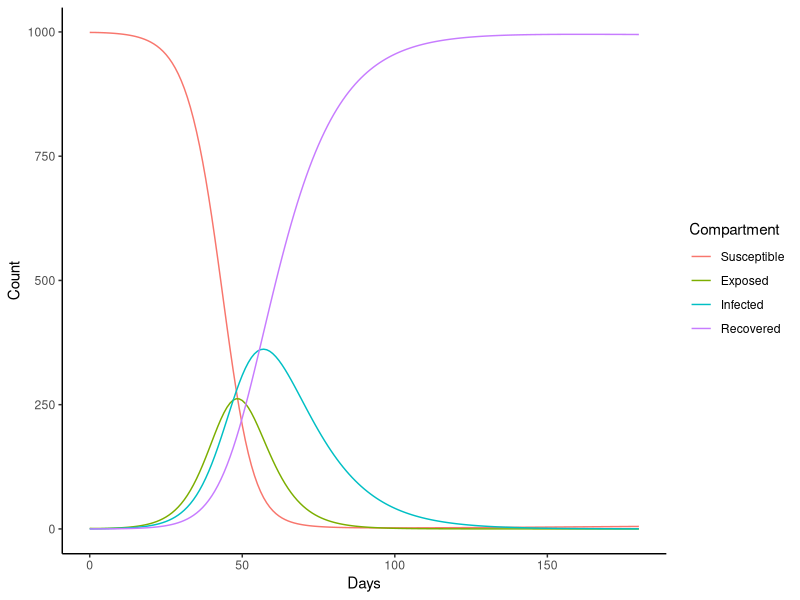
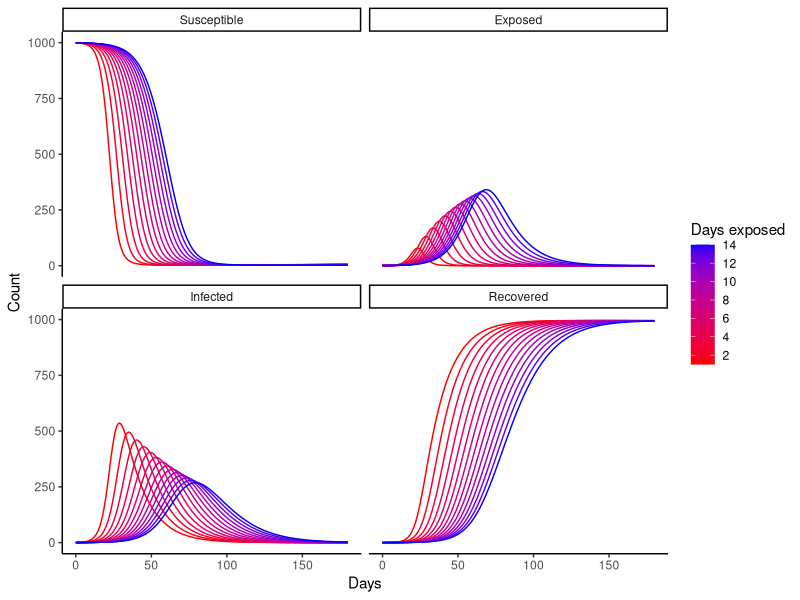
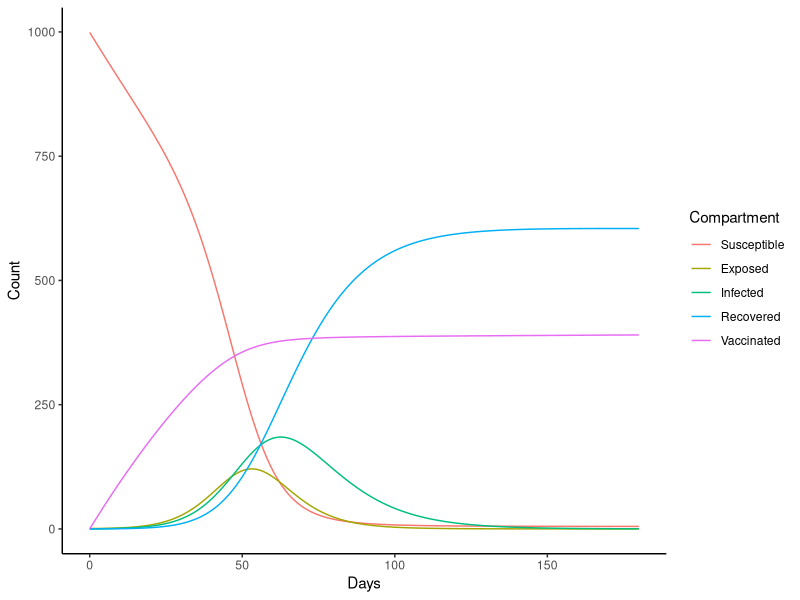
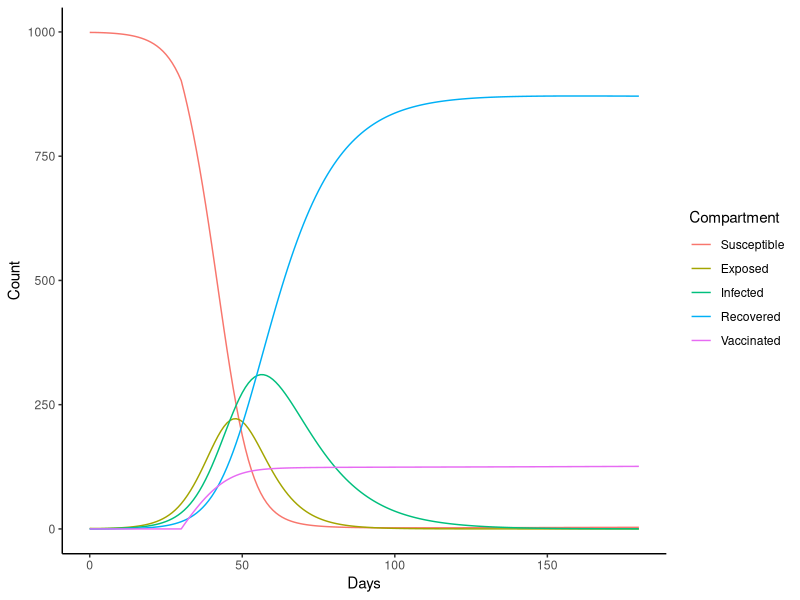
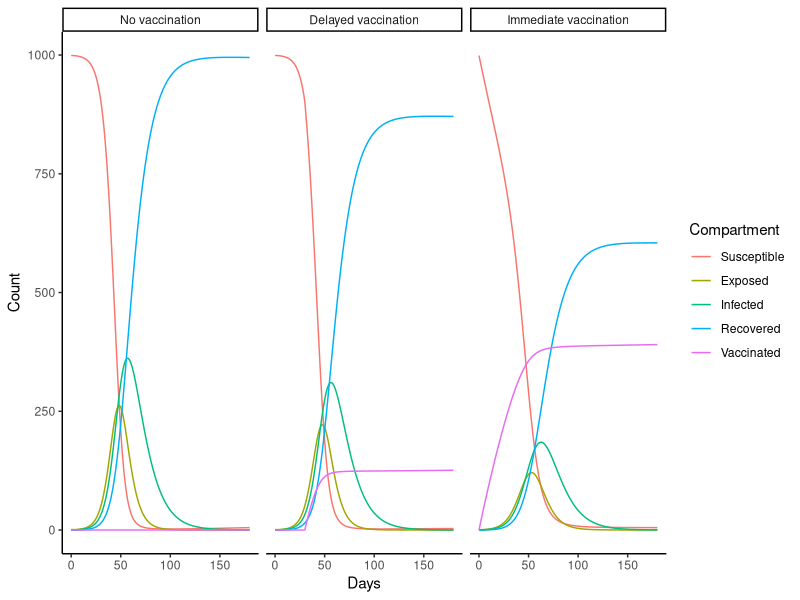

Here is the R script that generated these plots, in order:

#### Set-up ####

library(deSolve) # run every time you start a new R session to load packages
library(tidyverse)
options(scipen = 999) # setting to print numbers without scientific notation

# function for the same ggplot code we'll use to look at output of each model
# in function call, specify output dataframe which must contain time, count, compartment columns
plot_model_sims <- function(output){
  ggplot(data = output, aes(x = time, y = count, color = compartment)) +
    geom_line() + 
    labs(x = "Days", y = "Count", color = "Compartment") +
    theme_classic() 
}

#### Susceptible-Exposed-Infected-Recovered (SEIR) Model ####

# now, we are incorporating a 4th "pre-infectious" state: exposed to infection but not yet infectious (E)
# once infected, susceptible individuals move to the exposed state
# exposed individuals become infectious at a rate delta 
# in new function, write differential equations for rate of change in numbers of S, E, I, R
seir_model <- function(times, states, params){ 
  # creating a list of states and parameters to then reference
  with(as.list(c(states, params)), { 
    # total modeled population
    N <- S+E+I+R
    # force of infection
    lambda <- beta*(I/N)
    # differential equations assuming steady state population: 
    # birth of new s = mortality of s, e, i, r
    dS <- mu*(N-S) - lambda*S 
    dE <- lambda*S - (mu+delta)*E
    dI <- delta*E - (mu+gamma)*I
    dR <- gamma*I - mu*R
    # return the transition rates
    list(c(dS, dE, dI, dR))
  })
}

# specify parameters for differential equations using 1-day time units
params <- c(beta = 0.5, # daily effective contact rate is 0.5
            delta = 1/7, # people are pre-infectious for 1 week on average
            gamma = 1/14, # people are infectious for 2 weeks before recovering
            mu = 1/(60*365.25)) # life expectancy is 60 years

# completely susceptible population during 180 days, recording population sizes each day
states <- c(S = 999, E = 1, I = 0, R = 0) # order matters! must match list of transition rates
times <- seq(from = 0, to = 180, by = 1)

# simulate population by solving differential equations for given states, times, parameters
seir_output <- as.data.frame(
  ode(y = states, times = times, func = seir_model, parms = params)
) 
# manipulate data for plotting: make longer, specify order in which compartments are displayed and their labels
seir_output %>% 
  pivot_longer(cols = c(S, E, I, R), names_to = "compartment", values_to = "count") %>% 
  mutate(compartment = factor(compartment, 
                              levels = c("S", "E", "I", "R"),
                              labels = c("Susceptible", "Exposed", "Infected", "Recovered"))) %>% 
  plot_model_sims()

# what if we really aren't sure what the duration of the pre-infectious period is? how much does our uncertainty matter? 
duration <- seq(from = 1, to = 14, by = 1) # duration could range from 1 day to 2 weeks

# loop through each value of delta and rerun ode function
output <- tibble() # empty dataframe to collect results
for(i in 1:length(duration)){ # rerun ode function for each delta (1/duration)
  params <- c(delta = 1/duration[i], beta = 0.5, gamma = 1/14, mu = 1/(60*365.25)) # beta, gamma, mu stay constant
  out <- as.data.frame(ode(y = states, times = times, func = seir_model, parms = params))  
  out$delta <- params["delta"] # keep track of delta used for each simulation
  output <- bind_rows(output, out) # append each simulation to output
}
# visualize output from simulations
output %>% 
  group_by(delta) %>% 
  pivot_longer(cols = c(S, E, I, R), names_to = "compartment", values_to = "count") %>% 
  mutate(duration_exposed = 1/delta,
         compartment = factor(compartment,
                              levels = c("S", "E", "I", "R"), 
                              labels = c("Susceptible", "Exposed", "Infected", "Recovered"))) %>% 
  ggplot(aes(x = time, y = count, group = duration_exposed, color = duration_exposed)) +
  geom_line() + 
  facet_wrap(~compartment) +
  labs(x = "Days", y = "Count", color = "Days exposed") +
  scale_color_continuous(n.breaks = 8, low = "red", high = "blue") +
  theme_classic() 

#### Adding Vaccination ####

# we can add a vaccinated state (V) to incorporate the process of vaccination
# susceptible individuals are vaccinated at a rate v 
# for simplicity, we assume the vaccine is 100% effective: once vaccinated, individuals cannot become infected
# in new function, write differential equations for rate of change in numbers of S, E, I, R, V
seirv_model <- function(times, states, params){ 
  # creating a list of states and parameters to then reference
  with(as.list(c(states, params)), { 
    # total modeled population
    N <- S+E+I+R+V
    # force of infection
    lambda <- beta*(I/N)
    # differential equations assuming steady state population: 
    # birth of new s = mortality of s, e, i, r, v
    dS <- mu*(N-S) - (v+lambda)*S 
    dE <- lambda*S - (mu+delta)*E
    dI <- delta*E - (mu+gamma)*I
    dR <- gamma*I - mu*R
    dV <- v*S - mu*V
    # return the transition rates
    list(c(dS, dE, dI, dR, dV))
  })
}
# specify parameters for differential equations using 1-day time units - same as before but adding vaccination rate
params <- c(beta = 0.5, # daily effective contact rate is 0.5
            delta = 1/7, # people are pre-infectious for 1 week on average
            gamma = 1/14, # people are infectious for 2 weeks before recovering
            mu = 1/(60*365.25), # life expectancy is 60 years
            v = 0.01) # daily vaccination rate

# completely susceptible population during 180 days, recording population sizes each day
states <- c(S = 999, E = 1, I = 0, R = 0, V = 0) 
times <- seq(from = 0, to = 180, by = 1)

# simulate population by solving differential equations for given states, times, parameters
seirv_output <- as.data.frame(
  ode(y = states, times = times, func = seirv_model, parms = params)
) 
# manipulate data for plotting: make longer, specify order in which compartments are displayed and their labels
seirv_output %>% 
  pivot_longer(cols = c(S, E, I, R, V), names_to = "compartment", values_to = "count") %>% 
  mutate(compartment = factor(compartment,
                              levels = c("S", "E", "I", "R", "V"), 
                              labels = c("Susceptible", "Exposed", "Infected", "Recovered", "Vaccinated"))) %>% 
  plot_model_sims()

#### Adding time dependency ####

# what if the start of vaccination is delayed?
# adding this time dependency to the seirv function
seirv_delay_model <- function(times, states, params){ 
  # creating a list of states and parameters to then reference
  with(as.list(c(states, params)), { 
    # total modeled population
    N <- S+E+I+R+V
    # force of infection
    lambda <- beta*(I/N)
    # time-dependent vaccination
    v_t <- if_else(condition = times < delay, true = 0, false = v)
    # differential equations assuming steady state population: 
    # birth of new s = mortality of s, e, i, r, v
    dS <- mu*(N-S) - (v_t+lambda)*S 
    dE <- lambda*S - (mu+delta)*E
    dI <- delta*E - (mu+gamma)*I
    dR <- gamma*I - mu*R
    dV <- v_t*S - mu*V
    # return the transition rates
    list(c(dS, dE, dI, dR, dV))
  })
}

# specify parameters - same as before but adding delay
params <- c(beta = 0.5, # daily effective contact rate is 0.5
            delta = 1/7, # people are pre-infectious for 1 week on average
            gamma = 1/14, # people are infectious for 2 weeks before recovering
            mu = 1/(60*365.25), # life expectancy is 60 years
            v = 0.01,
            delay = 30) # daily vaccination rate

# completely susceptible population during 180 days, recording population sizes each day
states <- c(S = 999, E = 1, I = 0, R = 0, V = 0) 
times <- seq(from = 0, to = 180, by = 1)

# simulate population by solving differential equations for given states, times, parameters
seirv_delay_output <- as.data.frame(
  ode(y = states, times = times, func = seirv_delay_model, parms = params)
) 

# manipulate data for plotting: make longer, specify order in which compartments are displayed and their labels
seirv_delay_output %>% 
  pivot_longer(cols = c(S, E, I, R, V), names_to = "compartment", values_to = "count") %>% 
  mutate(compartment = factor(compartment,
                              levels = c("S", "E", "I", "R", "V"), 
                              labels = c("Susceptible", "Exposed", "Infected", "Recovered", "Vaccinated"))) %>% 
  plot_model_sims()

# create one dataframe with output from all model runs
compare_output <- bind_rows(seir_output %>% 
                              mutate(V = 0, model = "No vaccination"),
                            seirv_delay_output %>% 
                              mutate(model = "Delayed vaccination"),
                            seirv_output %>% 
                              mutate(model = "Immediate vaccination")) 

# manipulate data for plotting: make longer, specify order in which compartments are displayed and their labels
compare_output %>% 
  pivot_longer(cols = c(S, E, I, R, V), names_to = "compartment", values_to = "count") %>% 
  mutate(compartment = factor(compartment,
                              levels = c("S", "E", "I", "R", "V"), 
                              labels = c("Susceptible", "Exposed", "Infected", "Recovered", "Vaccinated")),
         model = factor(model, levels = c("No vaccination", "Delayed vaccination", "Immediate vaccination"))) %>% 
  plot_model_sims() + 
  facet_wrap(~model) # use subplots to show output from each model
